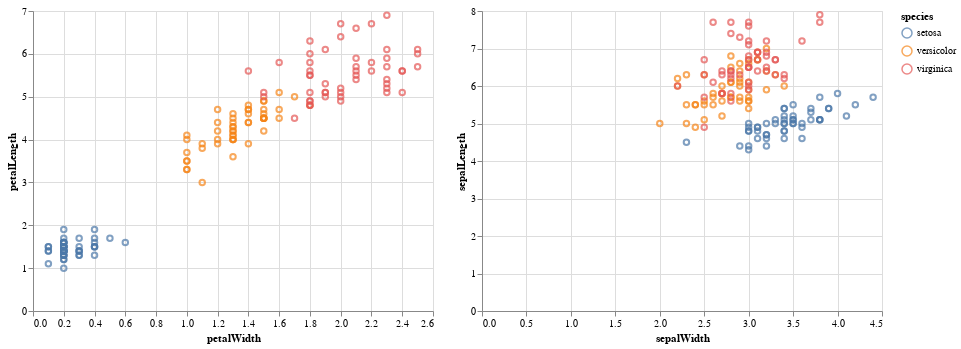

Notebook cell for this chart:
### Code cell
alt.Chart(iris).mark_point().encode(
    x='petalWidth',
    y='petalLength',
    color='species'
) | alt.Chart(iris).mark_point().encode(
    x='sepalWidth',
    y='sepalLength',
    color='species'
)

### Figure 1 — Vega-Lite specification as saved in the notebook (floating-point values rounded to 4 significant figures; data arrays with more than 128 entries replaced by an {"elided": "..."} marker saying what was removed)
{"config": {"view": {"continuousWidth": 400, "continuousHeight": 300}}, "hconcat": [{"mark": "point", "encoding": {"color": {"type": "nominal", "field": "species"}, "x": {"type": "quantitative", "field": "petalWidth"}, "y": {"type": "quantitative", "field": "petalLength"}}}, {"mark": "point", "encoding": {"color": {"type": "nominal", "field": "species"}, "x": {"type": "quantitative", "field": "sepalWidth"}, "y": {"type": "quantitative", "field": "sepalLength"}}}], "data": {"name": "data-a264acbd6e539a8b3afc0cb5f240fb57"}, "$schema": "https://vega.github.io/schema/vega-lite/v4.8.1.json", "datasets": {"data-a264acbd6e539a8b3afc0cb5f240fb57": {"elided": "150 records"}}}
